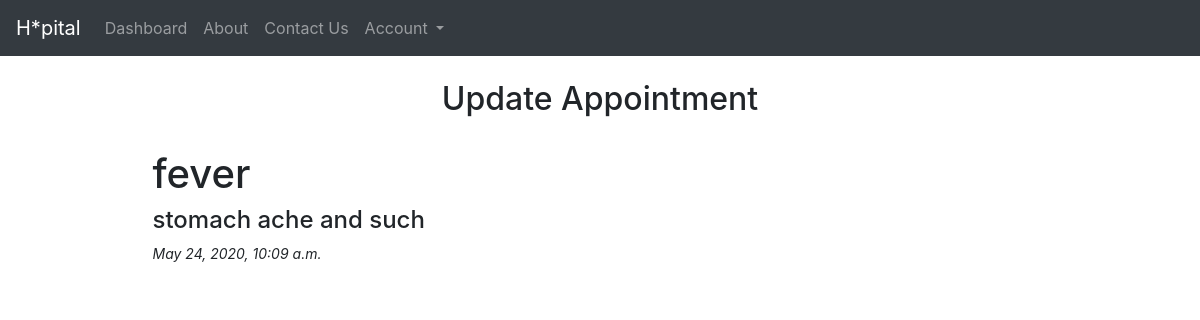
Screenshot of /appointments/update/2/ with the database file from the repository.
### appointments/models.py (models this page shows, shortened)
class AppointmentsList(models.Model):
    user = models.ForeignKey(User, null=True, on_delete=models.SET_NULL)
    problem = models.CharField(max_length=100, null=False)
    details = models.TextField(null=True, blank=True)
    draft_time = models.DateTimeField(auto_now=False, auto_now_add=False, null=True, blank=True)
    creation_time = models.DateTimeField(auto_now_add=True)
    updation_time = models.DateTimeField(auto_now=True)

### appointments/views.py (the view)
# urls.py: path('update/<int:id>/', aptmt_update_view),
def aptmt_update_view(request, id):
    obj = get_object_or_404(AppointmentsList, id=id)
    template_name = 'appointments/update.html'
    context = {"object": obj, "title": "Update Appointment"}
    return render(request, template_name, context)

### appointments/templates/appointments/update.html
{% extends "base.html" %}
{% block content%}
    <h1>{{ object.problem }}</h1>
    <h4>{{ object.details }}</h4>
    <p style="font-size: 14px;"><i>{{ object.creation_time }}</i></p>
{% endblock %}

### rows the page displays
AppointmentsList: problem "fever", details "stomach ache and such", creation_time "May 24, 2020, 10:09 a.m."

### other values shown
{{ title }} "Update Appointment"
